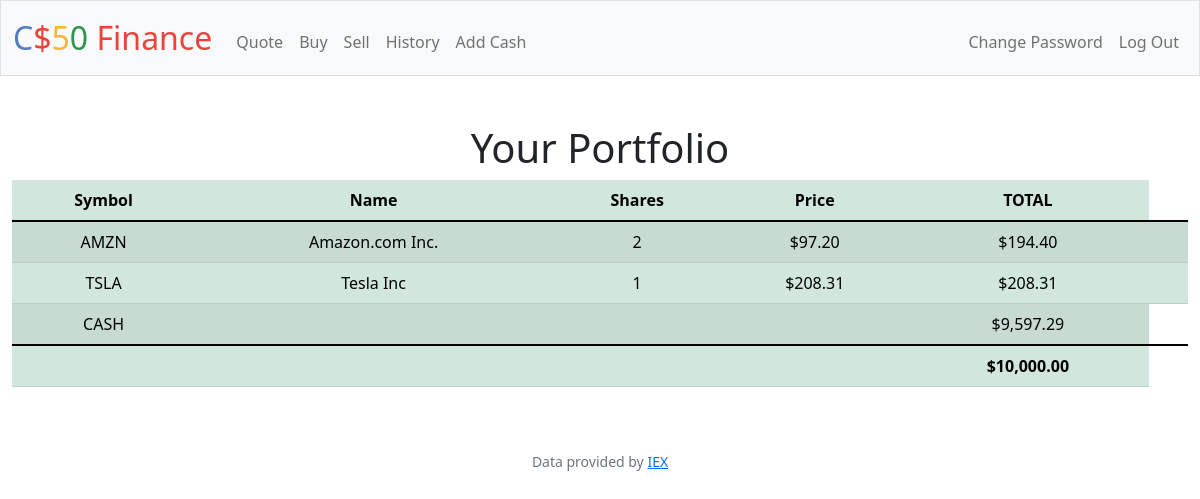
Screenshot of / (signed in) with the database file from the repository.
### tables this page shows
CREATE TABLE transactions (
id INTEGER PRIMARY KEY AUTOINCREMENT,
user_id INTEGER NOT NULL,
name TEXT NOT NULL,
shares INTEGER NOT NULL,
price NUMERIC NOT NULL,
type TEXT NOT NULL,
symbol TEXT NOT NULL,
time TIMESTAMP DEFAULT CURRENT_TIMESTAMP,
FOREIGN KEY(user_id) REFERENCES users(id)
);

CREATE TABLE users (id INTEGER PRIMARY KEY AUTOINCREMENT NOT NULL, username TEXT NOT NULL, hash TEXT NOT NULL, cash NUMERIC NOT NULL DEFAULT 10000.00);

### app.py (the view)
@app.route("/")
@login_required
def index():
    user_id = session["user_id"]
    items = db.execute("SELECT symbol, name, price, SUM(shares) AS shares FROM transactions WHERE user_id = ? GROUP BY symbol", user_id)
    cash_db = db.execute("SELECT cash FROM users WHERE id = ?", user_id)
    cash = cash_db[0]["cash"]
    total = cash
    for item in items:
        total += item["price"] * item["shares"]
    return render_template("index.html", items=items, cash=cash, usd=usd, total=total)

### app.py (called while the page is built)
@app.after_request
def after_request(response):
    response.headers["Cache-Control"] = "no-cache, no-store, must-revalidate"
    response.headers["Expires"] = 0
    response.headers["Pragma"] = "no-cache"
    return response

### helpers.py (called while the page is built)
def login_required(f):
    @wraps(f)
    def decorated_function(*args, **kwargs):
        if session.get("user_id") is None:
            return redirect("/login")
        return f(*args, **kwargs)
    return decorated_function

def usd(value):
    return f"${value:,.2f}"

### templates/index.html (shortened to what this page needs)
{% extends "layout.html" %}
{% block main %}
    <h1>Your Portfolio</h1>
    <table class="table table-success table-striped">
        <thead>
            <tr>
              <th scope="col">Symbol</th>
              <th scope="col">Name</th>
              <th scope="col">Shares</th>
              <th scope="col">Price</th>
              <th scope="col">TOTAL</th>
            </tr>
          </thead>
          <tbody>
            {% for item in items %}
                <tr>
                    <td>{{ item["symbol"] }}</td>
                    <td>{{ item["name"] }}</td>
                    <td>{{ item["shares"] }}</td>
                    <td>{{ usd(item["price"]) }}</td>
                    <td>{{ usd(item["shares"] * item["price"]) }}</td>
                    <td></td>
                </tr>
            {% endfor %}
            <tr>
              <td>CASH</td>
              <td></td>
              <td></td>
              <td></td>
              <td>{{ usd(cash) }}</td>
            </tr>
          </tbody>
          <tfoot>
            <tr>
                <td colspan="4"></td>
                <td><strong>{{ usd(total) }}</strong></td>
            </tr>
          </tfoot>
    </table>
{% endblock %}

### rows the page displays
transactions: symbol "AMZN", name "Amazon.com Inc.", shares "2", price "$97.20", shares "$194.40"
transactions: symbol "TSLA", name "Tesla Inc", shares "1", price "$208.31", usd(item['shares']*item['price']) "$208.31"
users: cash "$9,597.29"

### other values shown
{{ usd(total) }} "$10,000.00"
